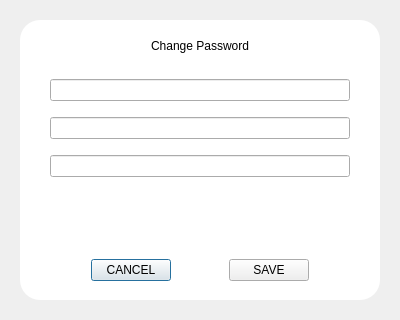
<?xml version="1.0" encoding="UTF-8"?>
<ui version="4.0">
 <class>SettingsChangePassword</class>
 <widget class="QDialog" name="SettingsChangePassword">
  <property name="geometry">
   <rect>
    <x>0</x>
    <y>0</y>
    <width>400</width>
    <height>320</height>
   </rect>
  </property>
  <property name="windowTitle">
   <string>Form</string>
  </property>
  <property name="styleSheet">
   <string notr="true">#frame{
  background-color: white;
  padding: 10px 10px 10px 10px;
  border-radius:20px;
}</string>
  </property>
  <layout class="QVBoxLayout" name="verticalLayout">
   <property name="leftMargin">
    <number>20</number>
   </property>
   <property name="topMargin">
    <number>20</number>
   </property>
   <property name="rightMargin">
    <number>20</number>
   </property>
   <property name="bottomMargin">
    <number>20</number>
   </property>
   <item>
    <widget class="QFrame" name="frame">
     <property name="autoFillBackground">
      <bool>false</bool>
     </property>
     <property name="styleSheet">
      <string notr="true">#frame{
  background-color: white;
  padding: 10px 10px 10px 10px;
}</string>
     </property>
     <property name="frameShape">
      <enum>QFrame::StyledPanel</enum>
     </property>
     <property name="frameShadow">
      <enum>QFrame::Raised</enum>
     </property>
     <property name="lineWidth">
      <number>1</number>
     </property>
     <layout class="QVBoxLayout" name="verticalLayout_2">
      <item>
       <widget class="QLabel" name="labelTitle">
        <property name="maximumSize">
         <size>
          <width>16777215</width>
          <height>40</height>
         </size>
        </property>
        <property name="styleSheet">
         <string notr="true"/>
        </property>
        <property name="text">
         <string>Change Password</string>
        </property>
        <property name="alignment">
         <set>Qt::AlignCenter</set>
        </property>
       </widget>
      </item>
      <item>
       <spacer name="verticalSpacer_6">
        <property name="orientation">
         <enum>Qt::Vertical</enum>
        </property>
        <property name="sizeType">
         <enum>QSizePolicy::Fixed</enum>
        </property>
        <property name="sizeHint" stdset="0">
         <size>
          <width>20</width>
          <height>20</height>
         </size>
        </property>
       </spacer>
      </item>
      <item alignment="Qt::AlignHCenter">
       <widget class="QLineEdit" name="editCurrent">
        <property name="minimumSize">
         <size>
          <width>300</width>
          <height>0</height>
         </size>
        </property>
        <property name="maximumSize">
         <size>
          <width>300</width>
          <height>16777215</height>
         </size>
        </property>
        <property name="styleSheet">
         <string notr="true"/>
        </property>
        <property name="alignment">
         <set>Qt::AlignCenter</set>
        </property>
       </widget>
      </item>
      <item>
       <spacer name="verticalSpacer">
        <property name="orientation">
         <enum>Qt::Vertical</enum>
        </property>
        <property name="sizeType">
         <enum>QSizePolicy::Fixed</enum>
        </property>
        <property name="sizeHint" stdset="0">
         <size>
          <width>20</width>
          <height>10</height>
         </size>
        </property>
       </spacer>
      </item>
      <item alignment="Qt::AlignHCenter">
       <widget class="QLineEdit" name="editNew">
        <property name="minimumSize">
         <size>
          <width>300</width>
          <height>0</height>
         </size>
        </property>
        <property name="maximumSize">
         <size>
          <width>300</width>
          <height>16777215</height>
         </size>
        </property>
        <property name="styleSheet">
         <string notr="true"/>
        </property>
        <property name="alignment">
         <set>Qt::AlignCenter</set>
        </property>
       </widget>
      </item>
      <item>
       <spacer name="verticalSpacer_3">
        <property name="orientation">
         <enum>Qt::Vertical</enum>
        </property>
        <property name="sizeType">
         <enum>QSizePolicy::Fixed</enum>
        </property>
        <property name="sizeHint" stdset="0">
         <size>
          <width>20</width>
          <height>10</height>
         </size>
        </property>
       </spacer>
      </item>
      <item alignment="Qt::AlignHCenter">
       <widget class="QLineEdit" name="editConfirm">
        <property name="minimumSize">
         <size>
          <width>300</width>
          <height>0</height>
         </size>
        </property>
        <property name="maximumSize">
         <size>
          <width>300</width>
          <height>16777215</height>
         </size>
        </property>
        <property name="styleSheet">
         <string notr="true"/>
        </property>
        <property name="alignment">
         <set>Qt::AlignCenter</set>
        </property>
       </widget>
      </item>
      <item>
       <spacer name="verticalSpacer_5">
        <property name="orientation">
         <enum>Qt::Vertical</enum>
        </property>
        <property name="sizeHint" stdset="0">
         <size>
          <width>20</width>
          <height>40</height>
         </size>
        </property>
       </spacer>
      </item>
      <item>
       <layout class="QHBoxLayout" name="horizontalLayout_2">
        <item>
         <spacer name="horizontalSpacer_2">
          <property name="orientation">
           <enum>Qt::Horizontal</enum>
          </property>
          <property name="sizeHint" stdset="0">
           <size>
            <width>40</width>
            <height>20</height>
           </size>
          </property>
         </spacer>
        </item>
        <item>
         <widget class="QPushButton" name="btnEsc">
          <property name="styleSheet">
           <string notr="true"/>
          </property>
          <property name="text">
           <string>CANCEL</string>
          </property>
         </widget>
        </item>
        <item>
         <spacer name="horizontalSpacer_4">
          <property name="orientation">
           <enum>Qt::Horizontal</enum>
          </property>
          <property name="sizeHint" stdset="0">
           <size>
            <width>40</width>
            <height>20</height>
           </size>
          </property>
         </spacer>
        </item>
        <item>
         <widget class="QPushButton" name="btnSave">
          <property name="styleSheet">
           <string notr="true"/>
          </property>
          <property name="text">
           <string>SAVE</string>
          </property>
         </widget>
        </item>
        <item>
         <spacer name="horizontalSpacer_3">
          <property name="orientation">
           <enum>Qt::Horizontal</enum>
          </property>
          <property name="sizeHint" stdset="0">
           <size>
            <width>40</width>
            <height>20</height>
           </size>
          </property>
         </spacer>
        </item>
       </layout>
      </item>
     </layout>
    </widget>
   </item>
  </layout>
 </widget>
 <resources/>
 <connections/>
</ui>
